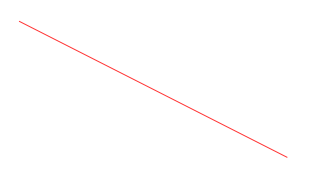
%> input picture images/line.png, 313 x 190 px
$ octave hough_demo.m   (GNU Octave 9; MATLAB toolbox functions it lacks are replaced by stand-ins)
%> lines starting %> are read from the running program, lines starting %| are printed output that depends on the picture; in (x1, y1, x2, y2) boxes, pixels count from 0 and x2, y2 are one past the last pixel; in counts of white or black regions, pixels touching at a corner belong together; the program's own positions count from 1
% Hough demo

pkg load image;

% Read image
img = imread('../images/line.png');
%> img is the input picture: size 190x313x3 uint8; mean R, G, B 255, 254, 254

% Convert to grayscale
img_gray = rgb2gray(img);

% Apply Canny filter to find edges
img_edge = edge(img_gray,'canny');
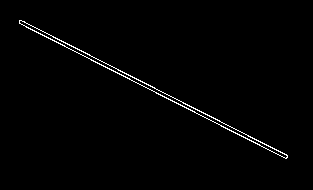
%> img_edge: size 190x313 logical; 1.2% white in thin lines or dots, all inside (x1, y1, x2, y2) = (19, 20, 288, 159)

% Apply hough to find lines
H = houghtf(img_edge);

% Plot hough accumulator
figure, imagesc(H),title('Hough accumulator')
%> after `title('Hough accumulator')`:
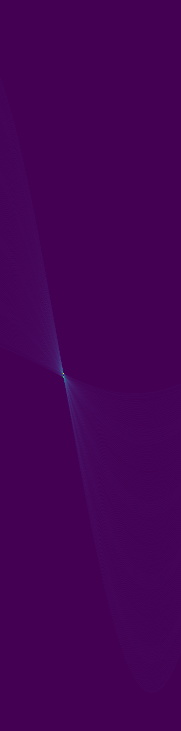
%> displayed picture: size 731x181x3, on the screen's scale of 0 to 255; mean R, G, B 68.2, 2, 85.1

$ run again, with images/corn.png copied over images/line.png
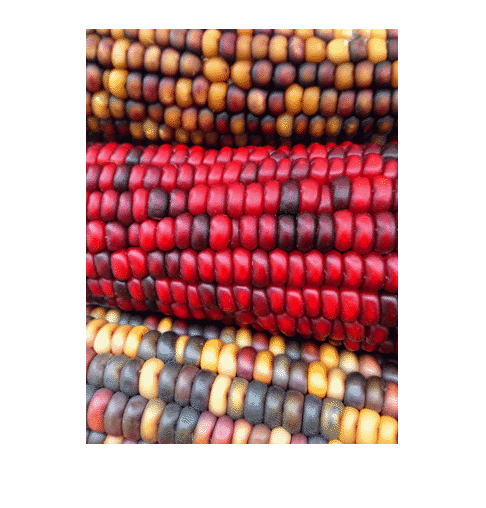
%> input picture images/corn.png, 486 x 508 px
%> img is the input picture: size 508x486x3 uint8; mean R, G, B 202.1, 162, 160.3
%> `img_edge = edge(img_gray,'canny');`:
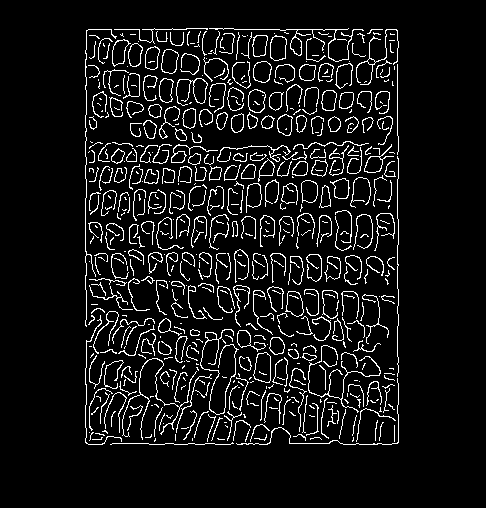
%> img_edge: size 508x486 logical; 8% white in thin lines or dots, all inside (x1, y1, x2, y2) = (85, 28, 399, 445)
%> `title('Hough accumulator')`:
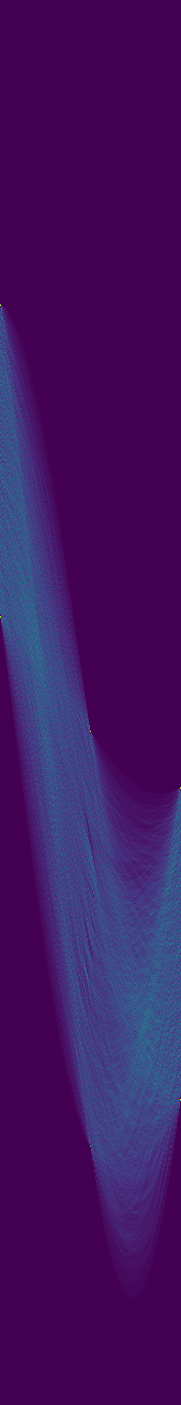
%> displayed picture: size 1405x181x3, on the screen's scale of 0 to 255; mean R, G, B 67.1, 19.7, 98.1
